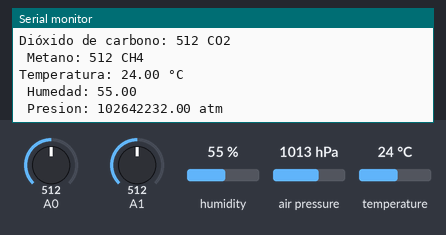
Simulated run of this sketch. Board: Arduino Uno, built with avr-gcc and run on an emulated ATmega328P. Parts: the last lines printed to the serial monitor. Inputs (shaded band) come from the test bench; at power-on: humidity 55 %, air pressure 1013 hPa, A0 = 512, A1 = 512, temperature 24 °C.

Above: at 5.8 s.
5.9 s: humidity set to 22 %
At 11.5 s:
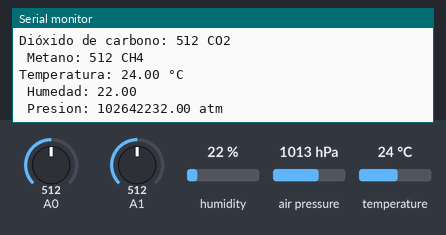
11.9 s: air pressure set to 952 hPa
At 16.2 s:
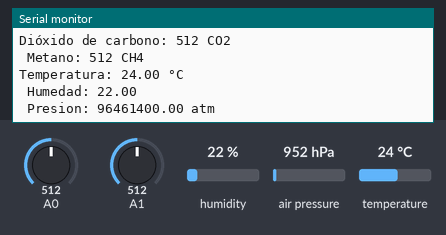
17.9 s: A0 set to 716
23.9 s: A1 set to 716
29.9 s: temperature set to 12 °C
At 31.1 s:
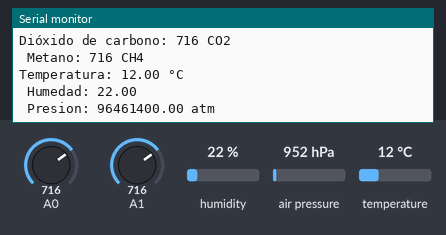
35.9 s: air pressure set to 975 hPa
At 41.4 s:
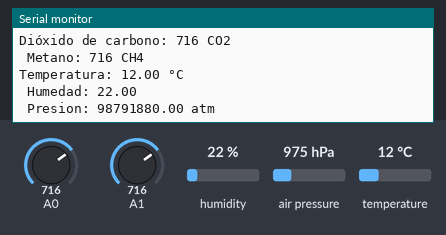
Timing chart, 0 to 42.9 s (numbered marks = the images above; inputs shaded):
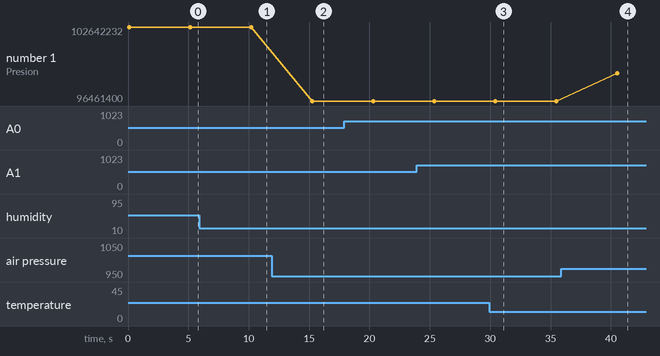

The sketch:

Conociendo_nuestro_entorno.ino
```cpp
/*Incluir librerias de arduino DHT sensor library y
 * Adafruit Unified Sensor
 * MQ 135 a A0
 * MQ 4 a A1
 * DHT 22 a 2
 * BMP180 a I2C
 */

#include <Wire.h>
#include <SPI.h>

#include <DHT.h>
#include <DHT_U.h>

#include <Adafruit_Sensor.h>
#include <Adafruit_BMP280.h>

#define DHTPIN 2
#define DHTTYPE DHT11

DHT dht(DHTPIN, DHTTYPE);

Adafruit_BMP280 bmp;

int valormq135 = 0;
int valormq4 = 1;

float TEMPERATURA;
float HUMEDAD;

float PRESION;

void setup() {
 Serial.begin(9600);
 dht.begin();

}

void loop() {
  valormq135 = analogRead(A0);  //lectura mq 135
  Serial.print("Dióxido de carbono: ");
  Serial.print(valormq135);
  Serial.println(" CO2");

  valormq4 = analogRead(A1); //lectura mq 4
  Serial.print(" Metano: ");
  Serial.print(valormq4);
  Serial.println(" CH4");

  TEMPERATURA = dht.readTemperature(); //Lectura DHT11
  HUMEDAD = dht.readHumidity();
  Serial.print("Temperatura: ");
  Serial.print(TEMPERATURA);
  Serial.println(" °C");

  Serial.print(" Humedad: ");
  Serial.println(HUMEDAD);

  PRESION = bmp.readPressure()/0.00098692326671601;  //Lectura BMP180
  Serial.print(" Presion: ");
  Serial.print(PRESION);
  Serial.println(" atm");

  delay(5000);
}
```

Measured:
- after the input at 5.9 s, the serial monitor: prints a new line after 4.3 s (image 1)
- after the input at 11.9 s, the serial monitor: prints a new line after 3.4 s (image 2)
- after the input at 29.9 s, the serial monitor: prints a new line after 0.47 s (image 3)
- after the input at 35.9 s, the serial monitor: prints a new line after 4.6 s (image 4)
- plotted number 1: 102642232 → 96461400 after the input at 11.9 s, 96461400 → 98791880 after the input at 35.9 s
